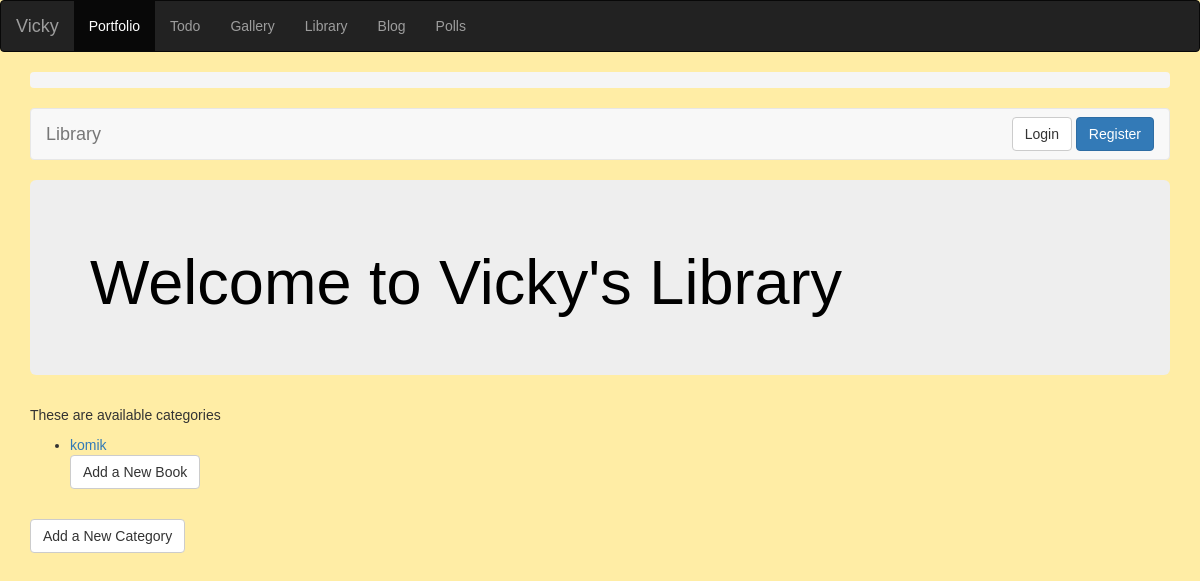
The app's page /library/, older data.
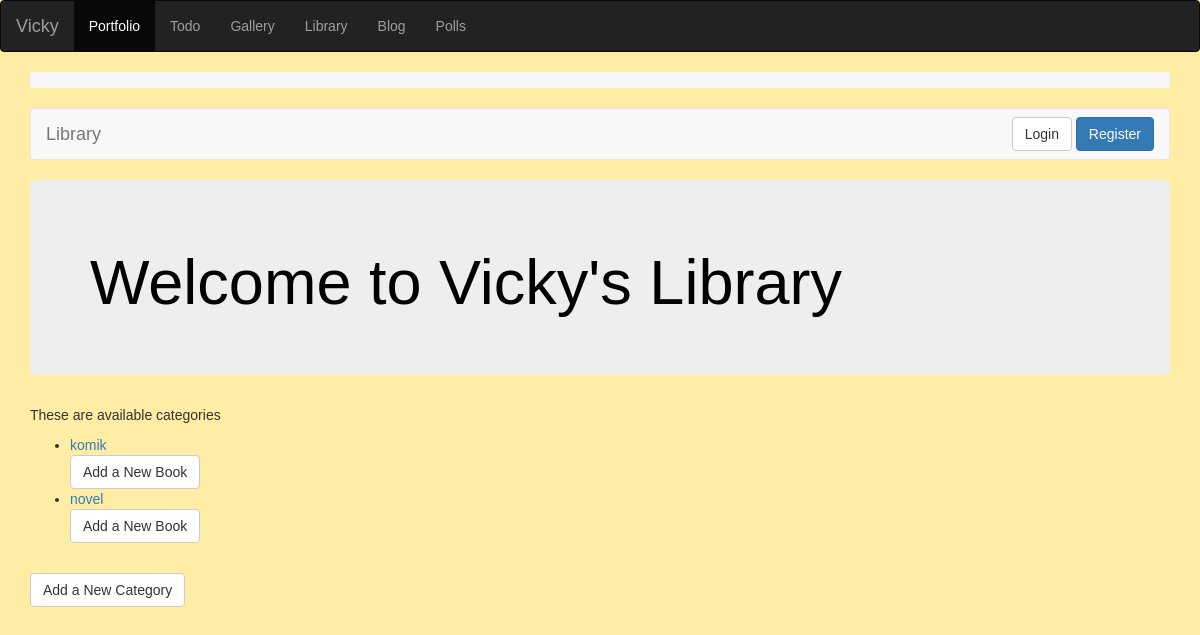
The same page, newer data.
### library/models.py (models this page shows, shortened)
class Category(models.Model):
    name = models.CharField(max_length=128, unique=True)

### library/views.py (the view)
def index(request):
    category_list = Category.objects.order_by('name')
    context_dict = {'categories': category_list}
    return render(request, 'library/index.html', context_dict)

### templates/library/index.html (shortened to what this page needs)
{% extends "todo/base.html" %}
{% load staticfiles %}
{% block content %}
    <nav class="navbar navbar-default">
        <div class="container-fluid">
            <div class="navbar-header">
                <a class="navbar-brand">Library</a>
            </div>
            <div class="collapse navbar-collapse" id="bs-example-navbar-collapse-1">
	{% if user.is_authenticated %}
	<ul class="nav navbar-nav navbar-right">
		    <h6>Hello {{ user.username }}!</h6>
                    <a href="/library/logout/"><button type="button" class="btn btn-default navbar-btn">Logout</button></a>
                </ul>
	{% else %}
	<ul class="nav navbar-nav navbar-right">
                    <a href="/library/login/"><button type="button" class="btn btn-default navbar-btn">Login</button></a>
                    <a href="/library/register/"><button type="button" class="btn btn-primary navbar-btn">Register</button></a>
                </ul>
	{% endif %}
            </div>
        </div>
    </nav>
     <div class ="jumbotron" style="color:#8080FF">
     <h1 style="color:#000000">Welcome to Vicky's Library</h1>
	</div>
	<p>These are available categories</p>
        {% if categories %}
            <ul>
                {% for category in categories %}
                <li><a href="/library/category/{{ category.name }}">{{category.name}}</a></li>
		<a href="/library/add_book/category/{{ category.name }}/"><button type="button" class="btn btn-default">Add a New Book</button></a><br />
                {% endfor %}
            </ul>
        {% else %}
            <strong>There are no categories present.</strong>
        {% endif %}
	<br><a href="/library/add_category/"><button type="button" class="btn btn-default">Add a New Category</button></a><br />
</body>
{% endblock content %}

Row changes from the older to the newer data that the page shows:
added Category: name "novel"
